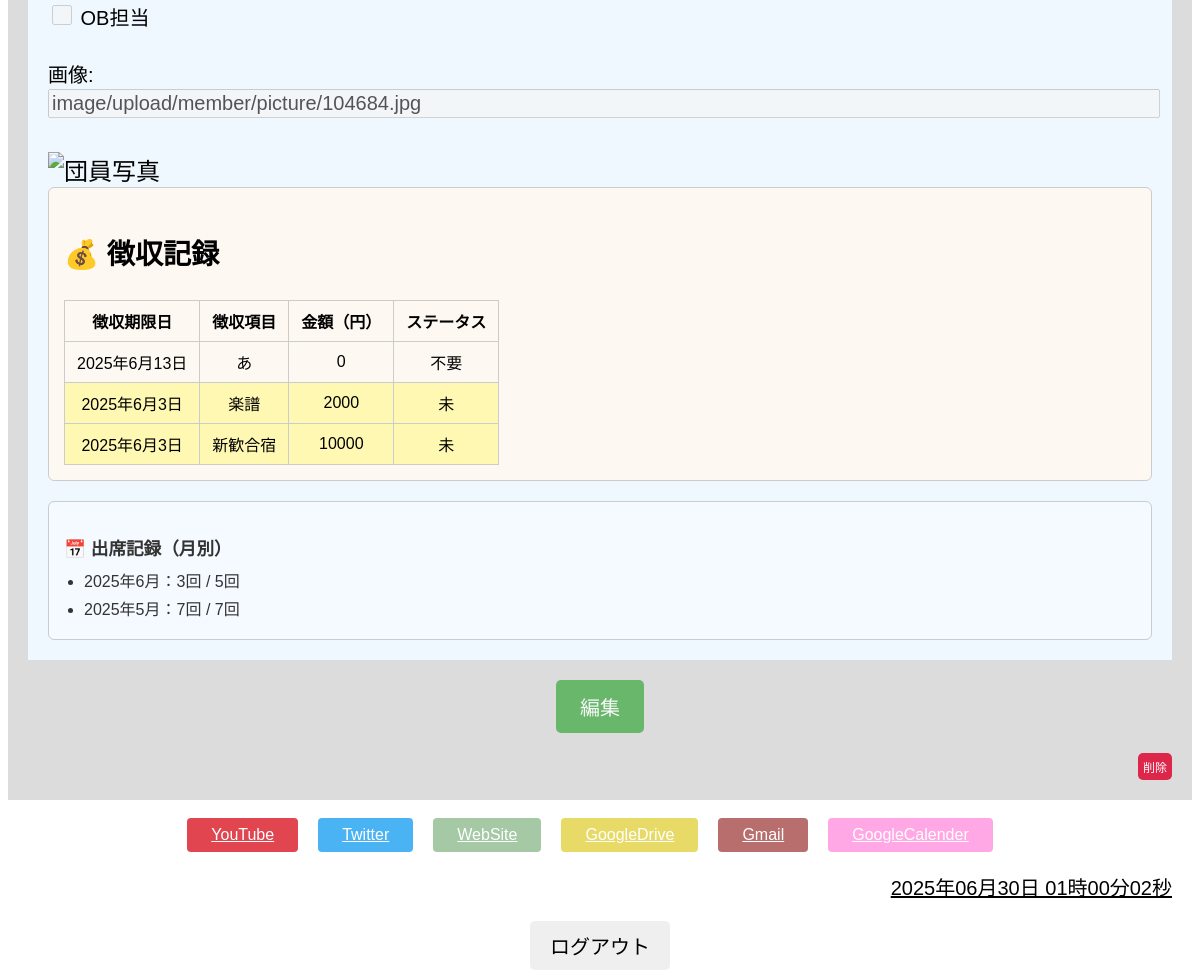
The app's page /member/8771d4e5-0cde-4285-b242-f666dc0be6bb/ (signed in, lower part), older data.
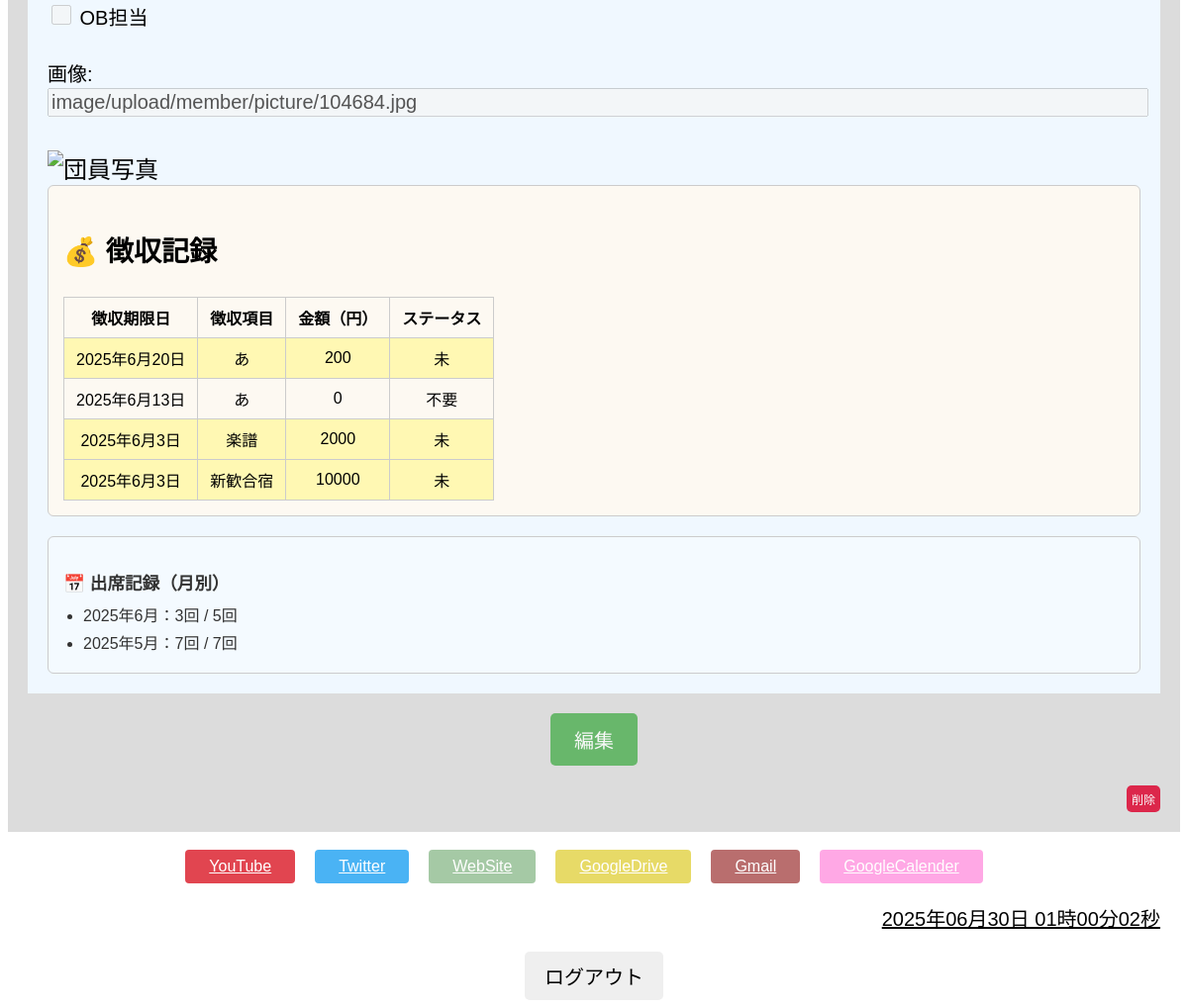
The same page, newer data.
### accounting/models/collection_models.py (models this page shows, shortened)
class CollectionRecord(models.Model):
    STATUS_CHOICES = [
        ('未', '未'),       # 未払い
        ('済', '済'),       # 支払済み
        ('不要', '不要'),   # 不要（免除など）
    ]
    collection = models.ForeignKey(
        Collection,
        on_delete=models.CASCADE,
        related_name='records'
    )  # 対象となる徴収項目
    member = models.ForeignKey(
        Member,
        on_delete=models.CASCADE
    )  # 対象団員
    amount = models.PositiveIntegerField(
        verbose_name="徴収額",
        default=0
    )  # 金額（円）
    status = models.CharField(
        max_length=10,
        choices=STATUS_CHOICES,
        default='未',
        verbose_name="徴収ステータス"
    )  # 支払い状況の区分

class Collection(models.Model):
    title = models.CharField(
        max_length=50,
        verbose_name="徴収項目",
        default=""
    )  # 徴収の名前（例：2025年5月団費）
    content = models.TextField(
        verbose_name="徴収内容",
        blank=True
    )  # 補足内容（空欄可）
    created_at = models.DateTimeField(
        auto_now_add=True,
        verbose_name="作成日"
    )  # 作成日時（自動記録）
    deadline = models.DateField(
        verbose_name="徴収期限日"
    )  # 支払いの締切日

### member/views.py (the view)
class MemberDetailView(LoginRequiredMixin, View):
    def get(self, request, id):
        member = get_object_or_404(Member, id=id)
        form = MemberForm(instance=member)
        for field in form.fields.values():
            field.disabled = True  # 表示のみで編集不可に
        attendance_records = PracticeAttendance.objects.select_related("day").filter(member=member)
        monthly_stats = defaultdict(lambda: {"attended": 0, "total": 0})
        for att in attendance_records:
            year, month = att.day.date.year, att.day.date.month
            if att.day.status != "none":
                monthly_stats[(year, month)]["total"] += 1
                if att.status in ["present", "late"]:
                    monthly_stats[(year, month)]["attended"] += 1
        sorted_stats = sorted(monthly_stats.items(), reverse=True)
        collection_records = CollectionRecord.objects.select_related('collection')\
            .filter(member=member).order_by('-collection__deadline')
        return render(request, "member/member_detail.html", {
            "member": member,
            "form": form,
            "monthly_attendance": sorted_stats,
            "collection_records": collection_records,
        })

### member/forms.py
class MemberForm(ModelForm):
    class Meta:
        model = Member  # 対応するモデル
        fields = [
            "name",
            "kyogleeid",
            "joinyear",
            "faculty",
            "part",
            "role",
            "picture"
        ]  # フォームに表示させるフィールドを指定
        widgets = {
            'name': forms.TextInput(attrs={'placeholder': '例）小林一貴'}),
            'kyogleeid': forms.TextInput(attrs={'placeholder': '例）59'}),
            'joinyear': forms.TextInput(attrs={'placeholder': '例）2022'}),
            'faculty': forms.TextInput(attrs={'placeholder': '例）経済学部'}),
            'role': forms.CheckboxSelectMultiple,  # 複数選択をチェックボックスで表示
        }

### member/models.py (called while the page is built)
    def __str__(self):
        return self.label

### templates/member/member_detail.html (shortened to what this page needs)
{% extends "base/base.html" %}
{% block body %}
<div class="contents">
    <div class="register_contents">
        <div class="register_form">
            {{ form.as_p }}
            {% if member.picture %}
                <div>
                    <img src="{{ member.picture.url }}" alt="団員写真" width="300px">
                </div>
            {% endif %}
            {% if collection_records %}
            <div class="collection_history table_scroll_wrapper">
                <h3>💰 徴収記録</h3>
                <div class="scroll_inner_wrapper">
                <table class="collection_table" border="1">
                    <thead>
                        <tr>
                            <th>徴収期限日</th>
                            <th>徴収項目</th>
                            <th>金額（円）</th>
                            <th>ステータス</th>
                        </tr>
                    </thead>
                    <tbody>
                        {% for record in collection_records %}
                        <tr {% if record.status == "未" %}style="background-color: #fff8b3;"{% endif %}>
                            <td>{{ record.collection.deadline }}</td>
                            <td>{{ record.collection.title }}</td>
                            <td>{{ record.amount }}</td>
                            <td>{{ record.status }}</td>
                        </tr>
                    {% endfor %}
                    </tbody>
                </table>
                </div>
            </div>
            {% endif %}
            {% if monthly_attendance %}
            <div class="attendance_monthly">
                <h3>📅 出席記録（月別）</h3>
                <ul>
                {% for ym, stat in monthly_attendance %}
                <li>{{ ym.0 }}年{{ ym.1 }}月：{{ stat.attended }}回 / {{ stat.total }}回</li>
                {% endfor %}
                </ul>
            </div>
            {% endif %}
        </div>
    </div>
    <div class="save_wrapper">
    <a href="{% url 'member:member_update' member.id %}" class="save">編集</a>
    </div>
    <div class="delete_wrapper">
    <form action="{% url 'member:member_delete' member.id %}" method="post">
        <button type="submit" class="delete" onclick="return confirm('本当に削除してもよろしいですか？');">削除</button>
    </form>
    </div>
</div>
{% endblock %}

Row changes from the older to the newer data that the page shows:
added CollectionRecord: collection.deadline "2025年6月20日", collection "あ", amount "200", status "未"
